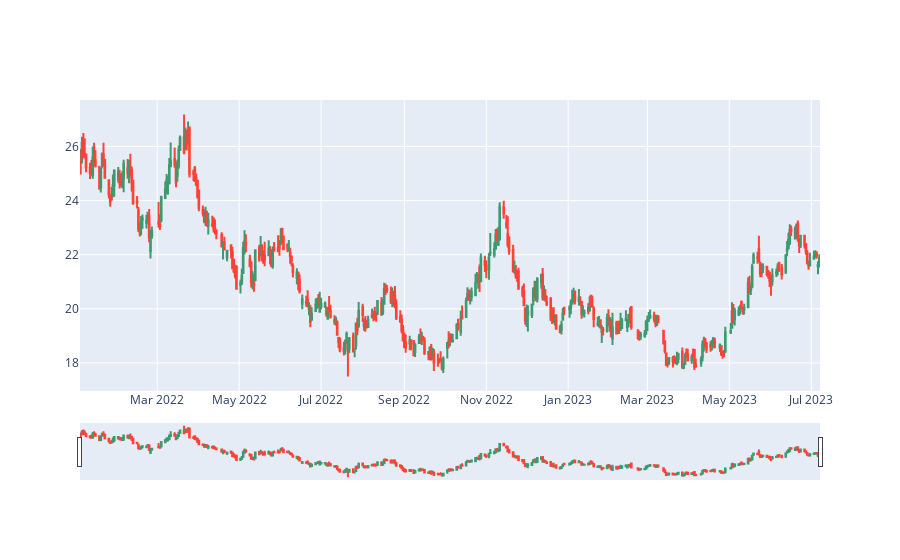

The notebook cell saved with this chart:
### Code cell
fig = go.Figure(data=[go.Candlestick(x=ativo_df_prev.index,
                open=ativo_df_prev['Open'],
                high=ativo_df_prev['High'],
                low=ativo_df_prev['Low'],
                close=ativo_df_prev['Close'])])

fig.show()

### Figure 1 — Plotly figure (JSON) as saved in the notebook; plotly's stock layout.template omitted (floating-point values rounded to 4 significant figures; data arrays with more than 128 entries replaced by an {"elided": "..."} marker saying what was removed)
{"data": [{"close": {"elided": "378 float values"}, "high": {"elided": "378 float values"}, "low": {"elided": "378 float values"}, "open": {"elided": "378 float values"}, "type": "candlestick", "x": {"elided": "378 str values"}}], "layout": {}}
